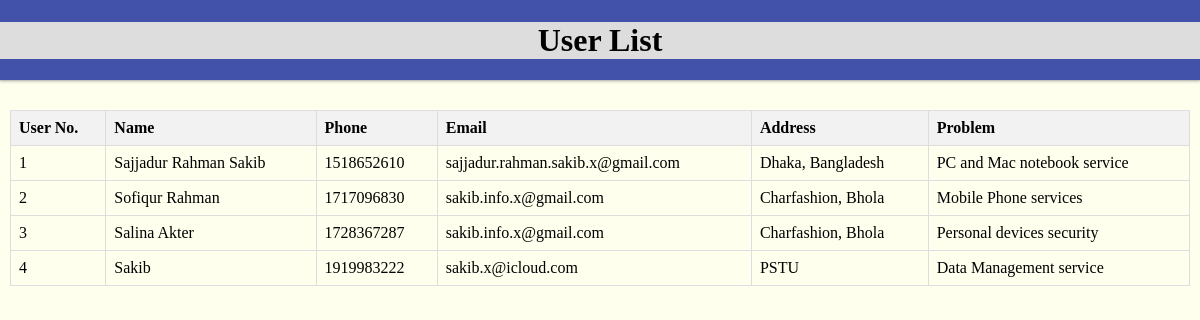
The app's page /admin/userreport.php (signed in) with its own data.
### tables this page shows
CREATE TABLE `reservation` (
  `id` int(100) NOT NULL,
  `name` varchar(32) NOT NULL,
  `address` varchar(50) NOT NULL,
  `phone` int(14) NOT NULL,
  `email` varchar(38) NOT NULL,
  `problem` varchar(100) NOT NULL,
  `description` varchar(500) NOT NULL,
  `submission_time` timestamp NOT NULL DEFAULT current_timestamp(),
  `tracking` varchar(20) DEFAULT NULL,
  `payment_status` enum('PENDING','PAID','FAILED','CANCELLED') DEFAULT 'PENDING'
);

### admin/userreport.php (the view, shortened to what this page needs)
<!DOCTYPE html>
<html lang="en">
<head>
    <link rel="stylesheet" href="approval.css">
</head>
<body>
    <div class="contaner">
        <div class="navbar item">
            <h1>User List</h1>
        </div>
        <div class="content item">
            <table>
                <thead>
                    <tr>
                        <th>User No.</th>
                        <th>Name</th>
                        <th>Phone</th>
                        <th>Email</th>
                        <th>Address</th>
                        <th>Problem</th>
                    </tr>
                </thead>
                <tbody>
                    <?php
                    include 'config.php';
                    $sql = "SELECT * FROM reservation";
                    $result = mysqli_query($conn,$sql);
                    $no=1;
                    while($row=mysqli_fetch_assoc($result))
                    {
                        echo '<tr>
                        <td>'.$no.'</td>
                        <td>'.$row['name'].'</td>
                        <td>'.$row['phone'].'</td>
                        <td>'.$row['email'].'</td>
                        <td>'.$row['address'].'</td>
                        <td>'.$row['problem'].'</td>
                    </tr>';
                    $no++;
                    }
                ?>
                </tbody>
            </table>
        </div>
    </div>
</body>
</html>

### admin/approval.css (style rules this page uses)
* { margin: 0; padding: 0; box-sizing: border-box; }
html, body { min-height: 100%; width: 100%; margin: 0; overflow: auto; background-color: #ffffee; box-sizing: border-box; }
.navbar { width: 100%; order: 1; height: 80px; display: flex; justify-content: space-evenly; align-items: center; background-image: radial-gradient(circle farthest-corner at 10% 20%, #4251aa 42%, #4251aa 93.6%); box-shadow: rgba(60, 64, 67, 0.3) 0px 1px 2px 0px, rgba(60, 64, 67, 0.15) 0px 1px 3px 1px; }
.navbar h1 { order: 1; flex: 1; text-align: center; background-color: #ddd; }
.content { width: 100%; box-sizing: border-box; order: 2; padding: 10px; display: flex; justify-content: center; align-items: center; overflow: auto; }
table { width: 100%; border-collapse: collapse; margin-top: 20px; }
th, td { border: 1px solid #ddd; padding: 8px; text-align: left; }
th { background-color: #f2f2f2; }

### records on screen
reservation: name "Sajjadur Rahman Sakib", phone "1518652610", email "sajjadur.rahman.sakib.x@gmail.com", address "Dhaka, Bangladesh", problem "PC and Mac notebook service"
reservation: name "Sofiqur Rahman", phone "1717096830", email "sakib.info.x@gmail.com", address "Charfashion, Bhola", problem "Mobile Phone services"
reservation: name "Salina Akter", phone "1728367287", email "sakib.info.x@gmail.com", address "Charfashion, Bhola", problem "Personal devices security"
reservation: name "Sakib", phone "1919983222", email "sakib.x@icloud.com", address "PSTU", problem "Data Management service"
